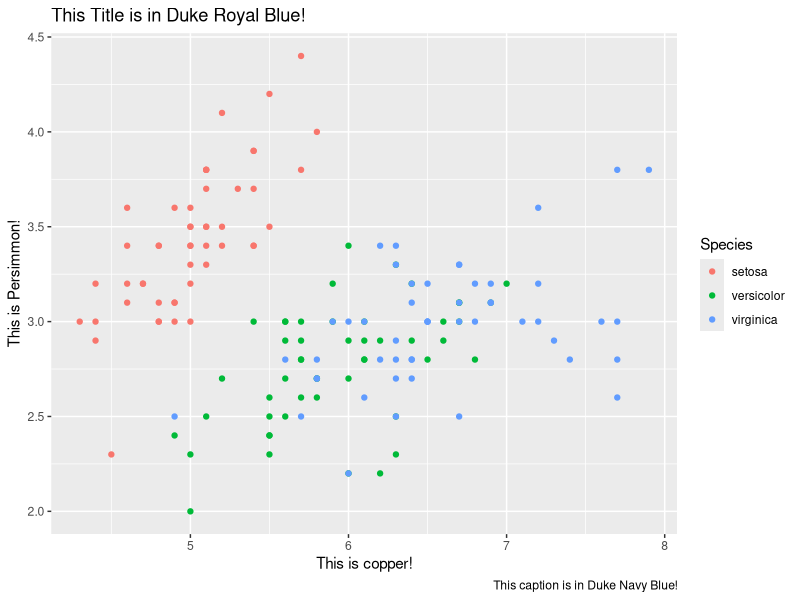

Here is the R script that generated this plot: (Note: this script raises an error after producing the figure.)
## ---- chunk 1
knitr::opts_chunk$set(echo = TRUE)
## ---- chunk 2
library(ggplot2)
## ---- chunk 3
summary(iris)
## ---- chunk 4
plot <- ggplot2::ggplot(iris, ggplot2::aes(Sepal.Length, Sepal.Width)) +
  ggplot2::geom_point(ggplot2::aes(colour = Species)) +
  ggplot2::labs(title = "This Title is in Duke Royal Blue!", caption = "This caption is in Duke Navy Blue!", x = "This is copper!", y = "This is Persimmon!")

plot + theme_duke()
## ---- chunk 5
plot2 <- ggplot(iris, aes(x=Petal.Length)) +
  geom_histogram() +
  labs(title = "Royal Blue", caption = "Navy Blue")

plot2 + theme_duke()
